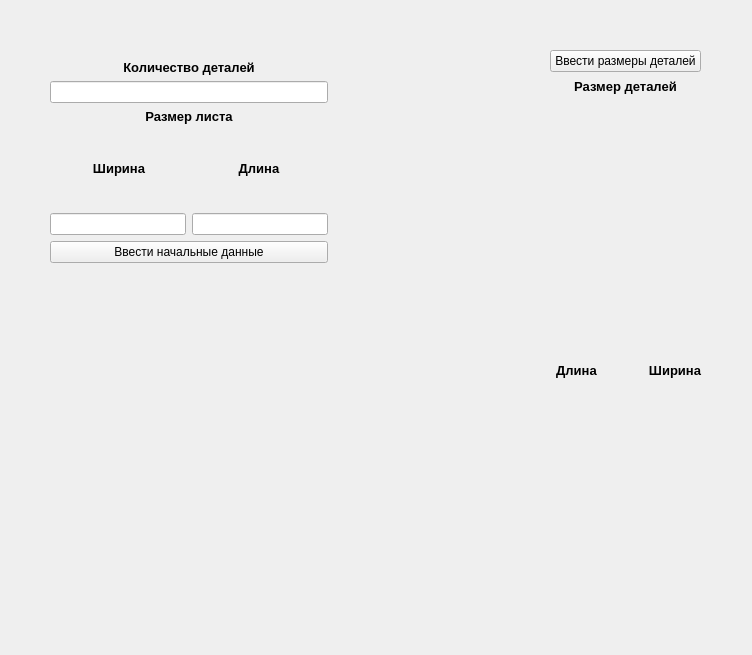
<?xml version="1.0" encoding="UTF-8"?>
<ui version="4.0">
 <class>MainWindow</class>
 <widget class="QMainWindow" name="MainWindow">
  <property name="geometry">
   <rect>
    <x>0</x>
    <y>0</y>
    <width>752</width>
    <height>655</height>
   </rect>
  </property>
  <property name="windowTitle">
   <string>MainWindow</string>
  </property>
  <widget class="QWidget" name="centralwidget">
   <widget class="QWidget" name="layoutWidget">
    <property name="geometry">
     <rect>
      <x>50</x>
      <y>60</y>
      <width>278</width>
      <height>203</height>
     </rect>
    </property>
    <layout class="QVBoxLayout" name="verticalLayout">
     <item>
      <layout class="QVBoxLayout" name="N_setter">
       <item>
        <widget class="QLabel" name="label_3">
         <property name="text">
          <string>&lt;html&gt;&lt;head/&gt;&lt;body&gt;&lt;p align=&quot;center&quot;&gt;&lt;span style=&quot; font-size:10pt; font-weight:600;&quot;&gt;Количество деталей&lt;/span&gt;&lt;/p&gt;&lt;/body&gt;&lt;/html&gt;</string>
         </property>
        </widget>
       </item>
       <item>
        <widget class="QLineEdit" name="N_set"/>
       </item>
      </layout>
     </item>
     <item>
      <widget class="QLabel" name="label_6">
       <property name="text">
        <string>&lt;html&gt;&lt;head/&gt;&lt;body&gt;&lt;p align=&quot;center&quot;&gt;&lt;span style=&quot; font-size:10pt; font-weight:600;&quot;&gt;Размер листа&lt;/span&gt;&lt;/p&gt;&lt;/body&gt;&lt;/html&gt;</string>
       </property>
      </widget>
     </item>
     <item>
      <widget class="QSplitter" name="splitter_2">
       <property name="orientation">
        <enum>Qt::Vertical</enum>
       </property>
       <widget class="QSplitter" name="splitter_3">
        <property name="orientation">
         <enum>Qt::Vertical</enum>
        </property>
        <widget class="QSplitter" name="splitter_4">
         <property name="orientation">
          <enum>Qt::Vertical</enum>
         </property>
         <widget class="QWidget" name="layoutWidget">
          <layout class="QVBoxLayout" name="verticalLayout_6">
           <item>
            <layout class="QHBoxLayout" name="horizontalLayout_3">
             <property name="spacing">
              <number>2</number>
             </property>
             <item>
              <widget class="QLabel" name="label_4">
               <property name="text">
                <string>&lt;html&gt;&lt;head/&gt;&lt;body&gt;&lt;p align=&quot;center&quot;&gt;&lt;span style=&quot; font-size:10pt; font-weight:600;&quot;&gt;Ширина&lt;/span&gt;&lt;/p&gt;&lt;/body&gt;&lt;/html&gt;</string>
               </property>
              </widget>
             </item>
             <item>
              <widget class="QLabel" name="label_5">
               <property name="text">
                <string>&lt;html&gt;&lt;head/&gt;&lt;body&gt;&lt;p align=&quot;center&quot;&gt;&lt;span style=&quot; font-size:10pt; font-weight:600;&quot;&gt;Длина&lt;/span&gt;&lt;/p&gt;&lt;/body&gt;&lt;/html&gt;</string>
               </property>
              </widget>
             </item>
            </layout>
           </item>
           <item>
            <layout class="QHBoxLayout" name="horizontalLayout_4">
             <item>
              <widget class="QLineEdit" name="H_main"/>
             </item>
             <item>
              <widget class="QLineEdit" name="W_main"/>
             </item>
            </layout>
           </item>
          </layout>
         </widget>
        </widget>
       </widget>
      </widget>
     </item>
     <item>
      <widget class="QPushButton" name="Enter_N">
       <property name="text">
        <string>Ввести начальные данные</string>
       </property>
      </widget>
     </item>
    </layout>
   </widget>
   <widget class="QWidget" name="layoutWidget">
    <property name="geometry">
     <rect>
      <x>530</x>
      <y>110</y>
      <width>191</width>
      <height>521</height>
     </rect>
    </property>
    <layout class="QHBoxLayout" name="horizontalLayout">
     <item>
      <layout class="QVBoxLayout" name="verticalLayout_3">
       <item>
        <widget class="QLabel" name="label">
         <property name="text">
          <string>&lt;html&gt;&lt;head/&gt;&lt;body&gt;&lt;p align=&quot;center&quot;&gt;&lt;span style=&quot; font-size:10pt; font-weight:600;&quot;&gt;Длина&lt;/span&gt;&lt;/p&gt;&lt;/body&gt;&lt;/html&gt;</string>
         </property>
        </widget>
       </item>
       <item>
        <layout class="QVBoxLayout" name="mass_h"/>
       </item>
      </layout>
     </item>
     <item>
      <layout class="QVBoxLayout" name="verticalLayout_4">
       <item>
        <widget class="QLabel" name="label_2">
         <property name="text">
          <string>&lt;html&gt;&lt;head/&gt;&lt;body&gt;&lt;p align=&quot;center&quot;&gt;&lt;span style=&quot; font-size:10pt; font-weight:600;&quot;&gt;Ширина&lt;/span&gt;&lt;/p&gt;&lt;/body&gt;&lt;/html&gt;</string>
         </property>
        </widget>
       </item>
       <item>
        <layout class="QVBoxLayout" name="mass_w"/>
       </item>
      </layout>
     </item>
    </layout>
   </widget>
   <widget class="QWidget" name="layoutWidget">
    <property name="geometry">
     <rect>
      <x>550</x>
      <y>50</y>
      <width>151</width>
      <height>45</height>
     </rect>
    </property>
    <layout class="QVBoxLayout" name="verticalLayout_2">
     <item>
      <widget class="QPushButton" name="Set_HW_det">
       <property name="text">
        <string>Ввести размеры деталей</string>
       </property>
      </widget>
     </item>
     <item>
      <widget class="QLabel" name="label_7">
       <property name="text">
        <string>&lt;html&gt;&lt;head/&gt;&lt;body&gt;&lt;p align=&quot;center&quot;&gt;&lt;span style=&quot; font-size:10pt; font-weight:600;&quot;&gt;Размер деталей&lt;/span&gt;&lt;/p&gt;&lt;/body&gt;&lt;/html&gt;</string>
       </property>
      </widget>
     </item>
    </layout>
   </widget>
  </widget>
 </widget>
 <resources/>
 <connections/>
</ui>
